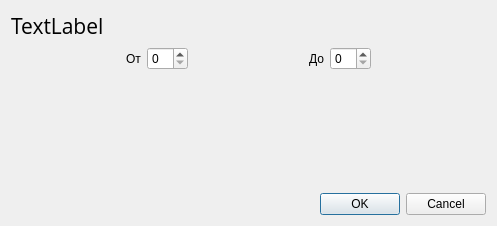
<?xml version="1.0" encoding="UTF-8"?>
<ui version="4.0">
 <class>QuestionRangeDialog</class>
 <widget class="QDialog" name="QuestionRangeDialog">
  <property name="geometry">
   <rect>
    <x>0</x>
    <y>0</y>
    <width>497</width>
    <height>226</height>
   </rect>
  </property>
  <property name="windowTitle">
   <string>Dialog</string>
  </property>
  <layout class="QGridLayout" name="gridLayout">
   <item row="4" column="0">
    <widget class="QDialogButtonBox" name="buttonBox">
     <property name="orientation">
      <enum>Qt::Horizontal</enum>
     </property>
     <property name="standardButtons">
      <set>QDialogButtonBox::Cancel|QDialogButtonBox::Ok</set>
     </property>
    </widget>
   </item>
   <item row="3" column="0">
    <spacer name="verticalSpacer">
     <property name="orientation">
      <enum>Qt::Vertical</enum>
     </property>
     <property name="sizeHint" stdset="0">
      <size>
       <width>20</width>
       <height>40</height>
      </size>
     </property>
    </spacer>
   </item>
   <item row="1" column="0">
    <widget class="QLabel" name="label">
     <property name="font">
      <font>
       <family>Open Sans</family>
       <pointsize>16</pointsize>
      </font>
     </property>
     <property name="text">
      <string>TextLabel</string>
     </property>
    </widget>
   </item>
   <item row="0" column="0">
    <layout class="QVBoxLayout" name="verticalLayout"/>
   </item>
   <item row="2" column="0">
    <layout class="QHBoxLayout" name="horizontalLayout">
     <item>
      <spacer name="horizontalSpacer_2">
       <property name="orientation">
        <enum>Qt::Horizontal</enum>
       </property>
       <property name="sizeHint" stdset="0">
        <size>
         <width>40</width>
         <height>20</height>
        </size>
       </property>
      </spacer>
     </item>
     <item>
      <widget class="QLabel" name="label_2">
       <property name="text">
        <string>От</string>
       </property>
      </widget>
     </item>
     <item>
      <widget class="QSpinBox" name="spinBox"/>
     </item>
     <item>
      <spacer name="horizontalSpacer">
       <property name="orientation">
        <enum>Qt::Horizontal</enum>
       </property>
       <property name="sizeHint" stdset="0">
        <size>
         <width>40</width>
         <height>20</height>
        </size>
       </property>
      </spacer>
     </item>
     <item>
      <widget class="QLabel" name="label_3">
       <property name="text">
        <string>До</string>
       </property>
      </widget>
     </item>
     <item>
      <widget class="QSpinBox" name="spinBox_2"/>
     </item>
     <item>
      <spacer name="horizontalSpacer_3">
       <property name="orientation">
        <enum>Qt::Horizontal</enum>
       </property>
       <property name="sizeHint" stdset="0">
        <size>
         <width>40</width>
         <height>20</height>
        </size>
       </property>
      </spacer>
     </item>
    </layout>
   </item>
  </layout>
 </widget>
 <resources/>
 <connections>
  <connection>
   <sender>buttonBox</sender>
   <signal>accepted()</signal>
   <receiver>QuestionRangeDialog</receiver>
   <slot>accept()</slot>
   <hints>
    <hint type="sourcelabel">
     <x>248</x>
     <y>254</y>
    </hint>
    <hint type="destinationlabel">
     <x>157</x>
     <y>274</y>
    </hint>
   </hints>
  </connection>
  <connection>
   <sender>buttonBox</sender>
   <signal>rejected()</signal>
   <receiver>QuestionRangeDialog</receiver>
   <slot>reject()</slot>
   <hints>
    <hint type="sourcelabel">
     <x>316</x>
     <y>260</y>
    </hint>
    <hint type="destinationlabel">
     <x>286</x>
     <y>274</y>
    </hint>
   </hints>
  </connection>
 </connections>
</ui>
